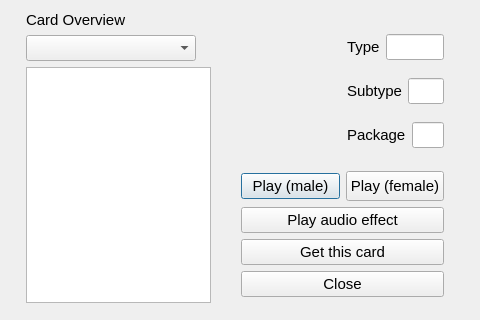
<?xml version="1.0" encoding="UTF-8"?>
<ui version="4.0">
 <class>CardOverview</class>
 <widget class="QDialog" name="CardOverview">
  <property name="geometry">
   <rect>
    <x>0</x>
    <y>0</y>
    <width>480</width>
    <height>320</height>
   </rect>
  </property>
  <property name="minimumSize">
   <size>
    <width>480</width>
    <height>320</height>
   </size>
  </property>
  <property name="windowTitle">
   <string>Card Overvew</string>
  </property>
  <property name="styleSheet">
   <string notr="true"/>
  </property>
  <layout class="QGridLayout" name="gridLayout">
   <item row="0" column="0">
    <widget class="QLabel" name="titleLabel">
     <property name="font">
      <font>
       <pointsize>11</pointsize>
      </font>
     </property>
     <property name="text">
      <string>Card Overview</string>
     </property>
    </widget>
   </item>
   <item row="0" column="1" rowspan="4">
    <widget class="QFrame" name="frame">
     <property name="maximumSize">
      <size>
       <width>221</width>
       <height>521</height>
      </size>
     </property>
     <layout class="QVBoxLayout" name="verticalLayout_3">
      <item>
       <layout class="QHBoxLayout" name="horizontalLayout_4">
        <item>
         <widget class="QLabel" name="cardLabel">
          <property name="minimumSize">
           <size>
            <width>100</width>
            <height>141</height>
           </size>
          </property>
          <property name="maximumSize">
           <size>
            <width>217</width>
            <height>16777215</height>
           </size>
          </property>
          <property name="text">
           <string/>
          </property>
         </widget>
        </item>
        <item>
         <layout class="QVBoxLayout" name="verticalLayout_4">
          <item>
           <layout class="QHBoxLayout" name="horizontalLayout_5">
            <item>
             <widget class="QLabel" name="type">
              <property name="font">
               <font>
                <pointsize>11</pointsize>
               </font>
              </property>
              <property name="text">
               <string>Type</string>
              </property>
             </widget>
            </item>
            <item>
             <widget class="QLineEdit" name="typeLine">
              <property name="font">
               <font>
                <pointsize>11</pointsize>
               </font>
              </property>
              <property name="readOnly">
               <bool>true</bool>
              </property>
             </widget>
            </item>
           </layout>
          </item>
          <item>
           <layout class="QHBoxLayout" name="horizontalLayout_6">
            <item>
             <widget class="QLabel" name="subtype">
              <property name="font">
               <font>
                <pointsize>11</pointsize>
               </font>
              </property>
              <property name="text">
               <string>Subtype</string>
              </property>
             </widget>
            </item>
            <item>
             <widget class="QLineEdit" name="subtypeLine">
              <property name="font">
               <font>
                <pointsize>11</pointsize>
               </font>
              </property>
              <property name="readOnly">
               <bool>true</bool>
              </property>
             </widget>
            </item>
           </layout>
          </item>
          <item>
           <layout class="QHBoxLayout" name="horizontalLayout_7">
            <item>
             <widget class="QLabel" name="package_2">
              <property name="font">
               <font>
                <pointsize>11</pointsize>
               </font>
              </property>
              <property name="text">
               <string>Package</string>
              </property>
             </widget>
            </item>
            <item>
             <widget class="QLineEdit" name="packageLine">
              <property name="font">
               <font>
                <pointsize>11</pointsize>
               </font>
              </property>
              <property name="readOnly">
               <bool>true</bool>
              </property>
             </widget>
            </item>
           </layout>
          </item>
         </layout>
        </item>
       </layout>
      </item>
      <item>
       <layout class="QVBoxLayout" name="verticalLayout">
        <item>
         <layout class="QHBoxLayout" name="horizontalLayout">
          <item>
           <widget class="QPushButton" name="malePlayButton">
            <property name="maximumSize">
             <size>
              <width>105</width>
              <height>16777215</height>
             </size>
            </property>
            <property name="font">
             <font>
              <pointsize>11</pointsize>
             </font>
            </property>
            <property name="text">
             <string>Play (male)</string>
            </property>
           </widget>
          </item>
          <item>
           <widget class="QPushButton" name="femalePlayButton">
            <property name="minimumSize">
             <size>
              <width>85</width>
              <height>30</height>
             </size>
            </property>
            <property name="maximumSize">
             <size>
              <width>104</width>
              <height>16777215</height>
             </size>
            </property>
            <property name="font">
             <font>
              <pointsize>11</pointsize>
             </font>
            </property>
            <property name="text">
             <string>Play (female)</string>
            </property>
           </widget>
          </item>
         </layout>
        </item>
        <item>
         <widget class="QPushButton" name="playAudioEffectButton">
          <property name="font">
           <font>
            <pointsize>11</pointsize>
           </font>
          </property>
          <property name="text">
           <string>Play audio effect</string>
          </property>
         </widget>
        </item>
        <item>
         <widget class="QPushButton" name="getCardButton">
          <property name="maximumSize">
           <size>
            <width>217</width>
            <height>16777215</height>
           </size>
          </property>
          <property name="font">
           <font>
            <pointsize>11</pointsize>
           </font>
          </property>
          <property name="text">
           <string>Get this card</string>
          </property>
         </widget>
        </item>
        <item>
         <widget class="QPushButton" name="closeButton">
          <property name="font">
           <font>
            <pointsize>11</pointsize>
           </font>
          </property>
          <property name="text">
           <string>Close</string>
          </property>
         </widget>
        </item>
       </layout>
      </item>
     </layout>
    </widget>
   </item>
   <item row="1" column="0">
    <widget class="QComboBox" name="cardComboBox">
     <property name="sizePolicy">
      <sizepolicy hsizetype="Fixed" vsizetype="Fixed">
       <horstretch>0</horstretch>
       <verstretch>0</verstretch>
      </sizepolicy>
     </property>
     <property name="minimumSize">
      <size>
       <width>170</width>
       <height>0</height>
      </size>
     </property>
     <property name="font">
      <font>
       <pointsize>11</pointsize>
      </font>
     </property>
    </widget>
   </item>
   <item row="2" column="0">
    <widget class="QTextEdit" name="cardDescriptionBox">
     <property name="sizePolicy">
      <sizepolicy hsizetype="Minimum" vsizetype="Expanding">
       <horstretch>0</horstretch>
       <verstretch>0</verstretch>
      </sizepolicy>
     </property>
     <property name="minimumSize">
      <size>
       <width>185</width>
       <height>0</height>
      </size>
     </property>
     <property name="maximumSize">
      <size>
       <width>185</width>
       <height>16777215</height>
      </size>
     </property>
     <property name="font">
      <font>
       <pointsize>11</pointsize>
      </font>
     </property>
     <property name="readOnly">
      <bool>true</bool>
     </property>
    </widget>
   </item>
  </layout>
 </widget>
 <resources/>
 <connections/>
</ui>
